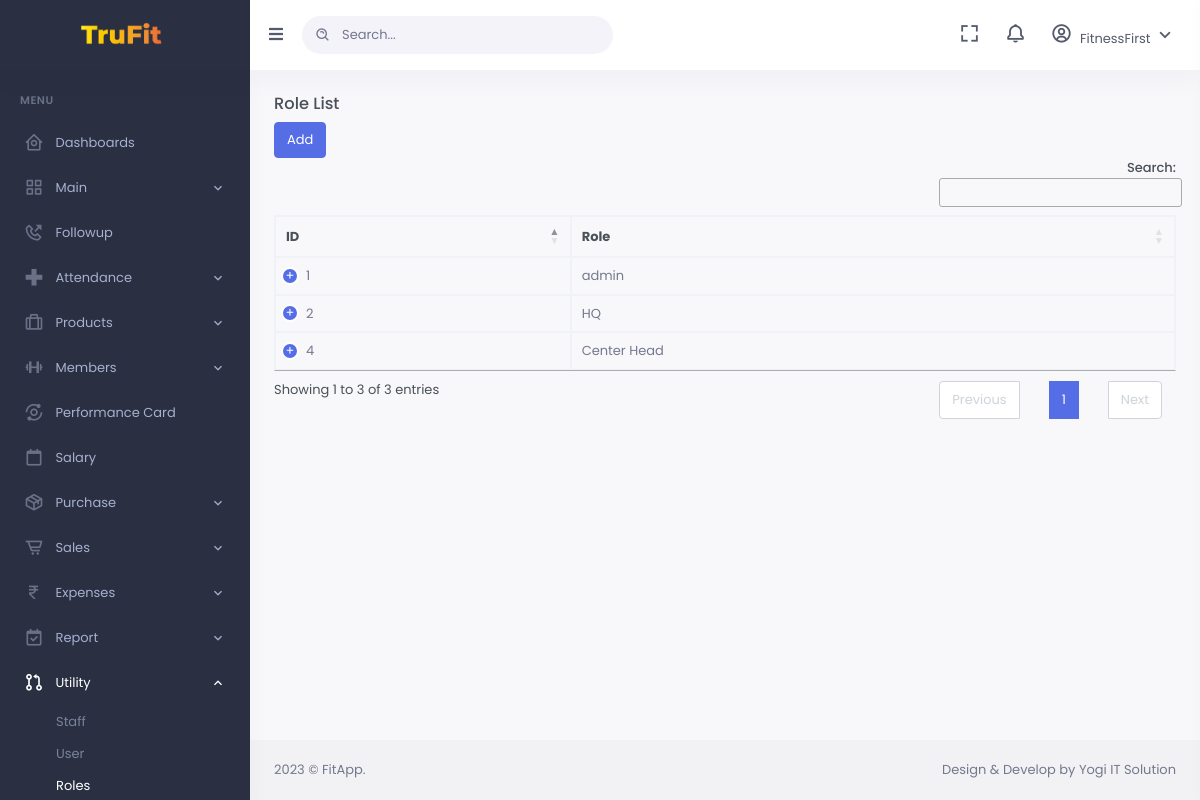
/role.php (signed in), run on the app's committed database.
### tables this page shows
CREATE TABLE `roles` (
  `roleID` int(11) NOT NULL,
  `role` varchar(255) NOT NULL
);

### role.php (the view, shortened to what this page needs)
<?php
include_once 'db_conn.php';
?>
<!DOCTYPE html>
<html lang="en">
<?php
include('inc/head.php')
?>
<body data-sidebar="dark">
    <div id="layout-wrapper">
        <?php
        include('inc/sidebar.php')
        ?>
        <div id="main" class="layout-column flex">
            <?php
            include('inc/header.php')
            ?>
            <div class="main-content">
                <div class="page-content">
                    <div class="container-fluid">
                    <H5>Role List</H5>
                    <a href="role-add.php" class="btn btn-primary">Add</a>
                    <table id="example" class="table table-bordered dt-responsive nowrap w-100" style="width:100%">
                        <thead>
                            <tr>
                                <th data-sortable="true" data-field="id">ID</th>
                                <th data-sortable="true" data-field="owner">Role</th>
                            </tr>
                        </thead>
                        <tbody>
                            <?php
                            $sqlRole = "SELECT * FROM `roles`";
                            $resRole = mysqli_query($conn, $sqlRole);
                            while ($rowRole = mysqli_fetch_assoc($resRole)) {
                            ?>
                                <tr class=" flex">
                                    <td class="flex">
                                        <div class="item-except text-muted text-sm h-1x">
                                            <?= $rowRole['roleID'] ?>
                                        </div>
                                    </td>
                                    <td class="flex">
                                        <div class="item-except text-muted text-sm h-1x">
                                            <?= $rowRole['role'] ?>
                                        </div>
                                    </td>
                                </tr>
                            <?php } ?>
                        </tbody>
                    </table>
                </div>
            </div>
        </div>
        <?php
        include('inc/footer.php')
        ?>
    </div>
</body>
</html>

### data on the page
roles: roleID "1", role "admin"
roles: roleID "2", role "HQ"
roles: roleID "4", role "Center Head"
